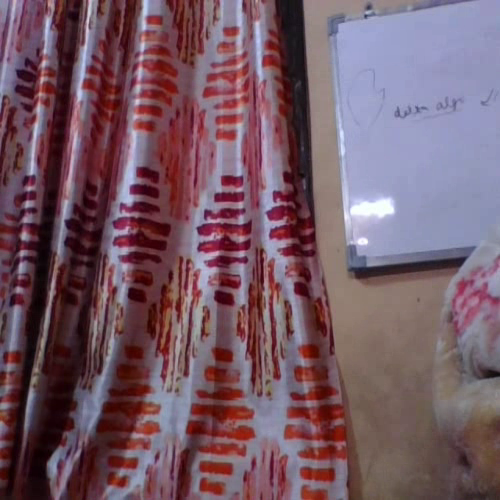
#> input picture frame 33 of output.mp4, 500 x 500 px, given in place of the camera
$ python blueCloak.py
#> lines starting #> are read from the running program, lines starting #| are printed output that depends on the picture; after the words box and inside, x2 and y2 are one past the last pixel; in counts of white or black regions, pixels touching at a corner belong together
#> further down, background is the input picture: shape (500, 500, 3); mean B, G, R 101.6, 89.3, 116.9
import numpy as np
import cv2

def detect_blue(frame, background):
    # Convert image to HSV
    hsv_image = cv2.cvtColor(frame, cv2.COLOR_RGB2HSV)
#> hsv_image: shape (500, 500, 3); mean H, S, V 107.2, 91.8, 125.2

    # Create HSV color mask and segment the image based on Blue color
    sensitivity = 20
    H_Value = 20    # Change this value if you want to segment some other color
    light_blue = np.array([H_Value - sensitivity, 60, 60])
    dark_blue = np.array([H_Value + sensitivity, 255, 255])
    mask = cv2.inRange(hsv_image, light_blue, dark_blue)    # Creating a segmentaion mask for the blue color
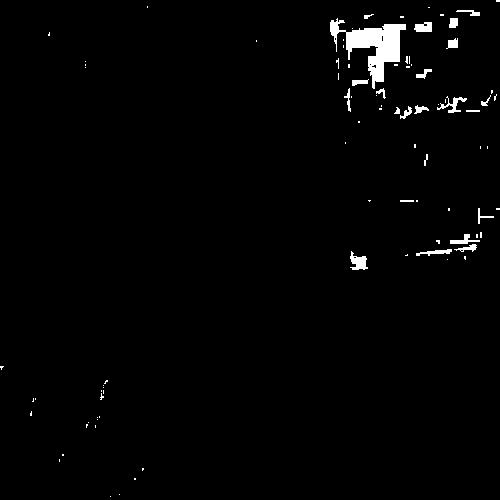
#> mask: shape (500, 500); 1.6% white; 89 white regions (66 under 20 px), largest, box (x1, y1, x2, y2) and area: (330, 18, 406, 89) 2015, (350, 251, 368, 270) 199, (437, 96, 467, 113) 164

    # Apply closing operation to fill out the unwanted gaps in the image. Bigger the kernel size, lesser the gaps
    kernel_size = 10
    kernel = np.ones((kernel_size, kernel_size), np.uint8)
    closing = cv2.morphologyEx(mask, cv2.MORPH_CLOSE, kernel)
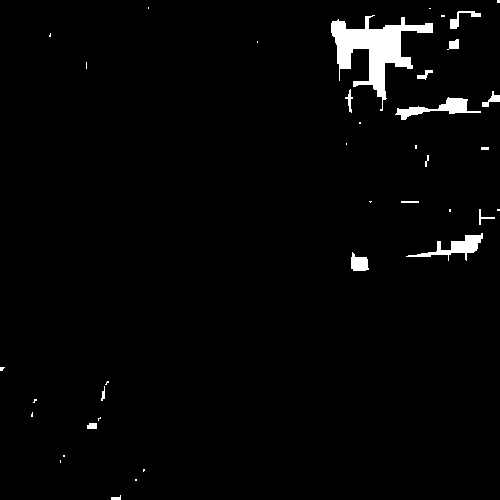
#> closing: shape (500, 500); 2.3% white; 38 white regions (22 under 20 px)

    # Find the contour coordinates of the biggest area and create a mask of that area
    contours, _ = cv2.findContours(closing, cv2.RETR_EXTERNAL, cv2.CHAIN_APPROX_SIMPLE)
#> contours = 38 contours, 27 with area under 20; largest, box (x1, y1, x2, y2) and area: (331, 15, 433, 111) 3030, (395, 97, 481, 120) 552, (406, 233, 483, 261) 538, (351, 252, 369, 271) 212, (450, 11, 481, 29) 124
    cont_sorted = sorted(contours, key=cv2.contourArea, reverse=True)[:5]
#> cont_sorted = 5 contours; box (x1, y1, x2, y2) and area: (331, 15, 433, 111) 3030, (395, 97, 481, 120) 552, (406, 233, 483, 261) 538, (351, 252, 369, 271) 212, (450, 11, 481, 29) 124
    contour_mask = cv2.fillPoly(np.zeros((500, 500, 3), dtype=np.uint8), pts =[cont_sorted[0]], color=(255,255,255))
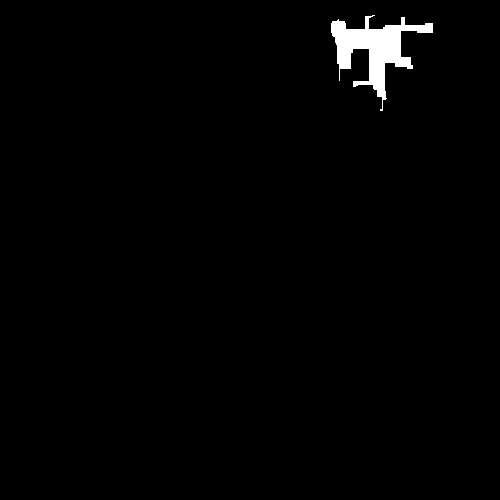
#> contour_mask: shape (500, 500, 3); 1.3% white; 1 white region, box (x1, y1, x2, y2) and area: (331, 15, 433, 111) 3308

    # create the two masks with the background image and the main object mask such that we can superimpose them together
    object_mask = cv2.fillPoly(frame, pts =[cont_sorted[0]], color=(0,0,0))
    background_mask = np.bitwise_and(contour_mask, background)

    # Final image is created by doing a bitwise and of the two masks, which in turn removes the color in question
    # and replaces it with the background
    final_img = cv2.bitwise_or(object_mask, background_mask)

    return final_img


# Initiate video capture from source '0.
# Change the source value if you have more than one webcam and wish to use the secondary one
cap = cv2.VideoCapture(0)

# Read the background initially, resize it and then show it, wait for the user to press a key before continuing
ret, background = cap.read()
background = cv2.resize(background, (500, 500))
cv2.imshow('Background', background)
cv2.waitKey(0)
cv2.destroyAllWindows()

# Save the video in MP4 format in the same directory as the code (Optional)
fourcc = cv2.VideoWriter_fourcc(*'MP4V')
out = cv2.VideoWriter('output.mp4', fourcc, 30.0, (500,500))

while(True):
    # Capture frame-by-frame, resize and then apply the invisibility algorithm
    ret, frame = cap.read()
    frame = cv2.resize(frame, (500, 500))
    image = detect_blue(frame, background)

    # The processed frame is added to the video
    out.write(image)

    # Display the resulting video
    cv2.imshow('Image',image)
    if cv2.waitKey(1) & 0xFF == ord('q'):
#> (key q is pressed here)
        break

# When everything done, release the capture and destroy all assets
cap.release()
out.release()
cv2.destroyAllWindows()

$ run again, starting later in the video
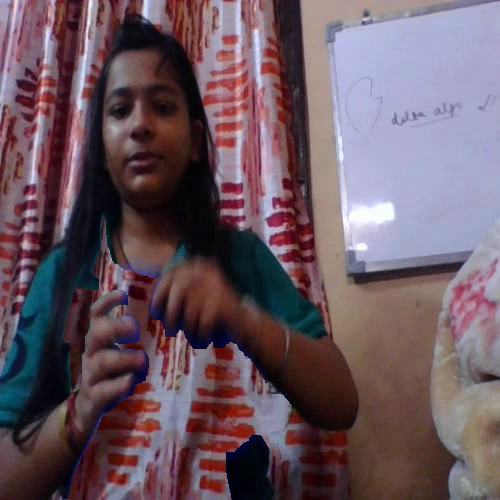
#> input picture frame 148 of output.mp4, 500 x 500 px, given in place of the camera
#> background is the input picture: shape (500, 500, 3); mean B, G, R 97, 87.3, 106.4
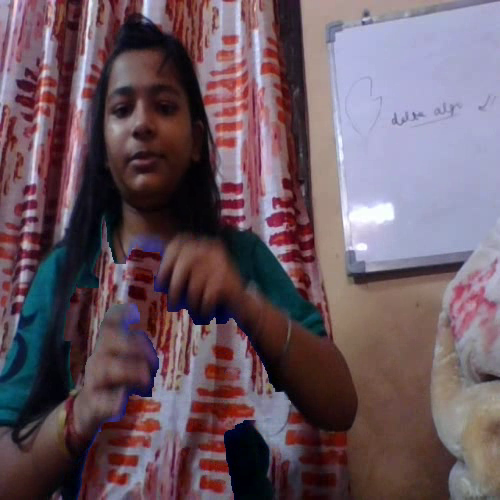
#> input picture frame 149 of output.mp4, 500 x 500 px, given in place of the camera
#> frame is the input picture: shape (500, 500, 3); mean B, G, R 97.4, 87.7, 107
#> hsv_image: shape (500, 500, 3); mean H, S, V 99.2, 94.9, 117.1
#> mask: shape (500, 500); 2.1% white; 94 white regions (81 under 20 px), largest, box (x1, y1, x2, y2) and area: (0, 246, 66, 422) 4293, (298, 312, 320, 326) 122, (272, 260, 288, 280) 110
#> closing: shape (500, 500); 2.7% white; 45 white regions (32 under 20 px)
#> contours = 45 contours, 38 with area under 20; largest, box (x1, y1, x2, y2) and area: (0, 213, 75, 423) 4713, (261, 241, 301, 319) 608, (259, 419, 284, 465) 229, (299, 313, 321, 333) 132, (330, 27, 337, 43) 44, (287, 456, 297, 465) 34, (408, 114, 424, 120) 28
#> cont_sorted = 5 contours; box (x1, y1, x2, y2) and area: (0, 213, 75, 423) 4713, (261, 241, 301, 319) 608, (259, 419, 284, 465) 229, (299, 313, 321, 333) 132, (330, 27, 337, 43) 44
#> in detect_blue, `contour_mask = cv2.fillPoly(np.zeros((500, 500, 3), dtype=np.uint8), p..`:
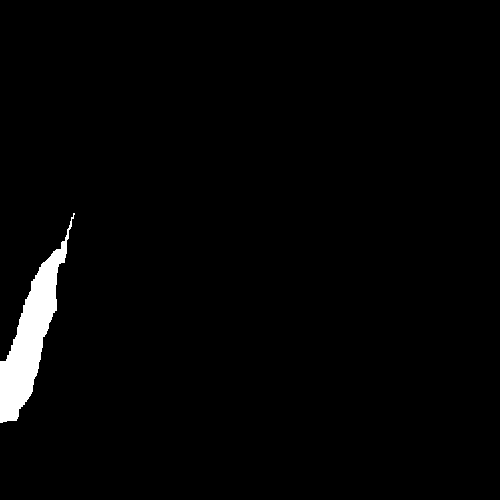
#> contour_mask: shape (500, 500, 3); 2% white; 1 white region, box (x1, y1, x2, y2) and area: (0, 213, 75, 423) 4949
